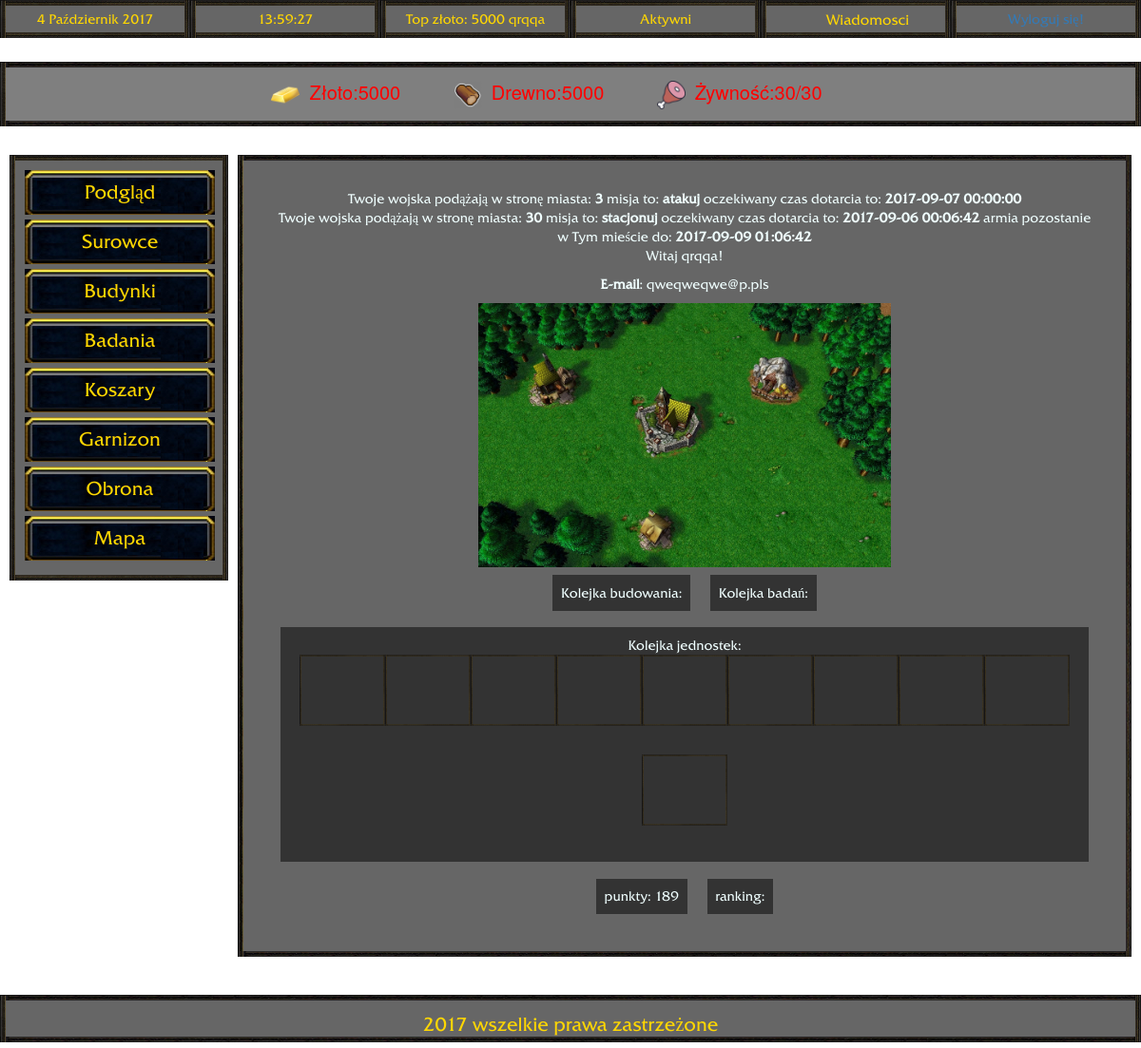
Page /podglad.php (signed in) on the committed database.
### tables this page shows
CREATE TABLE `ruchy_wojsk` (
  `id` int(11) NOT NULL,
  `z` int(11) NOT NULL,
  `do` int(11) NOT NULL,
  `misja` text NOT NULL,
  `zloto` int(11) NOT NULL,
  `drewno` int(11) NOT NULL,
  `faza` text NOT NULL,
  `czas_dotarcia` datetime NOT NULL,
  `czas_wymarszu` datetime NOT NULL,
  `jednostka_0` int(11) NOT NULL,
  `jednostka_1` int(11) NOT NULL,
  `jednostka_2` int(11) NOT NULL,
  `jednostka_3` int(11) NOT NULL,
  `jednostka_4` int(11) NOT NULL,
  `jednostka_5` int(11) NOT NULL
);

### skrypt.php (the view, shortened to what this page needs)
<?php
function ruchy_wojsk(){
    require "connect.php";
	$polaczenie = new mysqli($host, $db_user, $db_password, $db_name);
    $wspolrzedna=$_SESSION['wspolrzedna'];
    $rezulta = $polaczenie->query("select * from ruchy_wojsk where z='$wspolrzedna'");
    $i=0;
        while($rezultat = $rezulta->fetch_assoc()){
            $ruch[$i]['do']=$rezultat['do'];
            $ruch[$i]['misja']=$rezultat['misja'];
            $ruch[$i]['czas_dotarcia']=$rezultat['czas_dotarcia'];
            $ruch[$i]['czas_wymarszu']=$rezultat['czas_wymarszu'];
            $ruch[$i]['zloto']=$rezultat['zloto'];
            $ruch[$i]['drewno']=$rezultat['drewno'];
            $ruch[$i]['faza']=$rezultat['faza'];
            $ruch[$i]['jednostka_0']=$rezultat['jednostka_0'];
            $ruch[$i]['jednostka_1']=$rezultat['jednostka_1'];
            $ruch[$i]['jednostka_2']=$rezultat['jednostka_2'];
            $ruch[$i]['jednostka_3']=$rezultat['jednostka_3'];
            $ruch[$i]['jednostka_4']=$rezultat['jednostka_4'];
            $ruch[$i]['jednostka_5']=$rezultat['jednostka_5'];
            $i++;
        }
      for($i=0; $i<$rezulta->num_rows; $i++){
        echo "Twoje wojska podążają w stronę miasta: <b>".$ruch[$i]['do']."</b> misja to: <b>".$ruch[$i]['misja']." </b> ";
        echo "oczekiwany czas dotarcia to: <b>".$ruch[$i]['czas_dotarcia']."</b>";
        if($ruch[$i]['misja']=="stacjonuj"){
            echo " armia pozostanie w Tym mieście do: <b>".$ruch[$i]['czas_wymarszu']."</b>";
        }
        echo "<br>";
    }
}
?>

### menu2.php (shortened to what this page needs)
<!DOCTYPE html>
<?php
    include('skrypt.php');
?>
<html lang="pl">
<head>
    <link rel="stylesheet" type="text/css" href="css/fontello.css">
    <link rel="stylesheet" href="https://maxcdn.bootstrapcdn.com/bootstrap/3.3.7/css/bootstrap.min.css">
</head>
<body background = "Grafika/tlo.jpg">
<div class="container-fluid">
    <div class="row">
        <div class="col-md-2"><div id="datka"></div></div>
        <div class="col-md-2"><div id=clock></div></div>
        <div class="col-md-2">Top złoto:
            <?php
            $link = mysql_connect("localhost", "root", "");
            $result = mysql_query("SELECT user, zloto FROM uzytkownicy WHERE zloto = (SELECT MAX(zloto) FROM uzytkownicy)", $link);
            $row = mysql_fetch_array( $result );
            $topplayer = $row['user'];
            $topgold = $row['zloto'];
            echo $topgold." ";
            echo $topplayer;
            ?>
        </div>
        <div class="col-md-2">Aktywni</div>
        <div class="col-md-2">
            <button id="wiadomosciBtn">Wiadomosci</button>
        </div>
        <div class="col-md-2"><a href="logout.php">Wyloguj się!</a></div>
    </div>
</div>
        <div id="zasoby">
            <div class="zasob" id="zasobzloto"
                 <?php if ($_SESSION['zloto'] < $_SESSION['magazynZlota_lvl']*5000) echo 'style="color:gold;"'; else echo 'style="color:red;"';?>>
            </div>
            <div class="zasob" id="zasobdrewno"
                <?php if ($_SESSION['drewno'] < $_SESSION['magazynDrewna_lvl']*5000) echo 'style="color:darkgoldenrod;"'; else echo 'style="color:red;"';?>>
            </div>
            <div class="zasob"
                 <?php if ($_SESSION['zywnosc'] < $_SESSION['max_zywnosc']) echo 'style="color:coral;"'; else echo 'style="color:red;"';?>>
                <img src="Grafika/icon/meat.png"><?php echo "Żywność:".$_SESSION['zywnosc']."/".$_SESSION["max_zywnosc"]?>
            </div>
        </div>
        <div id="nav">
                <a href="podglad.php"><div id="button">Podgląd</div></a>
                <a href="surowce.php"><div id="button">Surowce</div></a>
                <a href="budynki.php"><div id="button">Budynki</div></a>
                <a href="badania.php"><div id="button">Badania</div></a>
                <a href="koszary.php"><div id="button">Koszary</div></a>
                <a href="garnizon.php"><div id="button">Garnizon</div></a>
                <a href="obrona.php"><div id="button">Obrona</div></a>
                <a href="mapa.php"><div id="button">Mapa</div></a>
        </div>
     <div id="center">

### podglad.php (shortened to what this page needs)
<?php
	include ('menu2.php');
    ruchy_wojsk();
?>
<?php
	echo "<p>Witaj ".$_SESSION['user'].'!</p>';
	echo "<p><b>E-mail</b>: ".$_SESSION['email'];
?>
<div>
	<?php
	if ($_SESSION['rasa'] == 'Orkowie') : ?>
		<img style="height: 50%; width: 50%; object-fit: contain" src="Grafika/orkowie/miasto/orc.jpeg">
	<?php else : ?>
		<img style="height: 50%; width: 50%; object-fit: contain" src="Grafika/ludzie/miasto/human.jpeg">
	<?php endif; ?>
</div>
<div>
	<div id="budowy" class="kolejki">
	Kolejka budowania: <br>
	</div>
	<div id="badania" class="kolejki">
	Kolejka badań: <br>
	</div>
	<div id="kolejka_jednostki" class="kolejki" >
    Kolejka jednostek: <br>
	</div>
</div>
<div>
	<div class="kolejki"> punkty: <?php echo $_SESSION['rankingKoncowy'] ?></div>
	<div class="kolejki"> ranking: <?php echo $_SESSION['ranking_gracza'] ?></div>
</div>
<?php
	include ('stopka.php');
?>

### stopka.php
</div>
        <div id="footer">
            2017 wszelkie prawa zastrzeżone
        </div>
</body>
</html>

### styleee.css (style rules this page uses)
body { background-image: url('Grafika/tlo.jpg'); background-repeat: no-repeat; background-attachment: fixed; background-size: 100% 100%; }
.col-md-2 { text-align: center; line-height: 28px; color: gold; height: 40px; font-family: friz; border: 6px solid transparent; border-image-source: url(Grafika/ramka.png); border-image-repeat: stretch; border-image-slice: 20; background-color: rgba(0, 0, 0, 0.6); }
#center { width: auto; height: auto; background-color: rgba(0, 0, 0, 0.6); color: azure; text-align: center; border-radius: 5px; margin-top: 30px; margin-right: 10px; margin-left: 250px; padding-bottom: 30px; padding: 30px; overflow: auto; border: 6px solid transparent; border-image-source: url(Grafika/ramka.png); border-image-repeat: stretch; border-image-slice: 20; font-family: friz; }
#nav { float: left; width: 230px; background-color: rgb(0, 0, 0); background-color: rgba(0, 0, 0, 0.6); filter:progid:DXImageTransform.Microsoft.gradient(startColorstr=#99000000, endColorstr=#99000000); -ms-filter: "progid:DXImageTransform.Microsoft.gradient(startColorstr=#99000000, endColorstr=#99000000)"; margin-top: 30px; border-radius: 5px; margin-left: 10px; padding: 10px; margin-bottom: 50px; border: 6px solid transparent; border-image-source: url(Grafika/ramka.png); border-image-repeat: stretch; border-image-slice: 20; }
#footer { float: left; text-align: center; width: 100%; color: gold; font-size: 20px; height: 50px; margin-top: 40px; text-align: center; line-height: 50px; font-family: friz; border: 6px solid transparent; border-image-source: url(Grafika/ramka.png); border-image-repeat: stretch; border-image-slice: 20; background-color: rgba(0, 0, 0, 0.6); }
#nav > a > #button { list-style-type: none; background-image: url(Grafika/przycisk.png); margin: 0 auto; font-size:20px; width: 200px; height: 47px; margin-bottom: 5px; text-align: center; line-height: 47px; color: gold; font-family: friz; }
button { border: none; cursor: pointer; width: 100%; font-size: 15px; padding-right: 43%; padding-left: 43%; text-align: center; background-color: crimson; color: black; }
#zasoby { background-color: rgba(0,0,0, 0.5); font-size: 20px; padding: 1%; text-align: center; width: 100%; margin-top: 25px; border: 6px solid transparent; border-image-source: url(Grafika/ramka.png); border-image-repeat: stretch; border-image-slice: 20; }
#zasoby img { width: 30px; height: 30px; margin-right: 10px; }
.zasob { margin-right: 50px; display: inline-block; }
.row:after { content: ""; display: table; clear: both; }
.kolejki { background-color: rgba(0,0,0,0.5); padding: 1%; margin: 1%; display:inline-block; width: auto; }
#wiadomosciBtn { background-color: rgba(0,0,0,0); padding-left: 30%; color: gold; }

### rows in the picture
ruchy_wojsk: do "3", misja "atakuj", czas_dotarcia "2017-09-07 00:00:00"
ruchy_wojsk: do "30", misja "stacjonuj", czas_dotarcia "2017-09-06 00:06:42", czas_wymarszu "2017-09-09 01:06:42"

### other values in the picture
$topgold "5000"
$topplayer "qrqqa"
$_SESSION['zywnosc'] "30"
$_SESSION["max_zywnosc"] "30"
$_SESSION['user'] "qrqqa"
$_SESSION['email'] "qweqweqwe@p.pls"
$_SESSION['rankingKoncowy'] "189"
